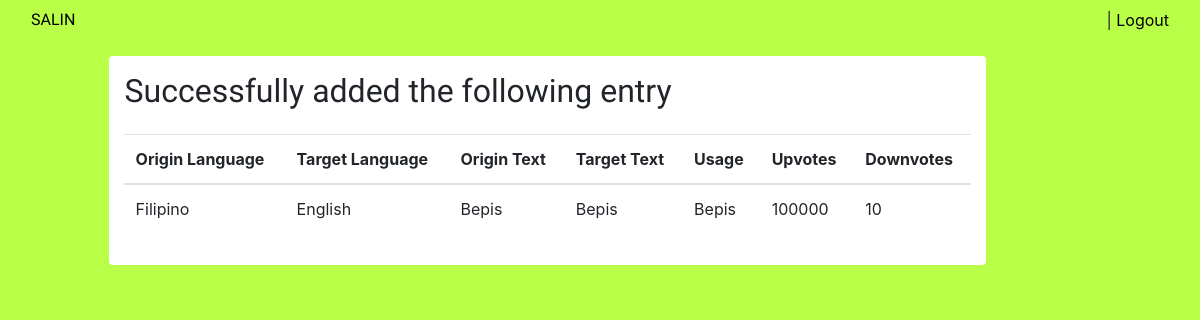
Page /translation/17/ on the earlier database version.
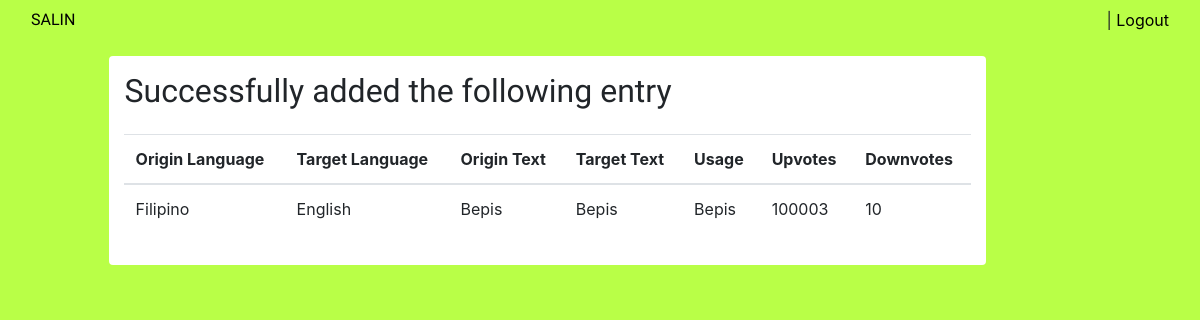
Same page on the later database version.
### translation/models.py (models this page shows)
class Translation(models.Model):
	origin_language = models. CharField(max_length = 250, default='Filipino')
	target_language = models. CharField(max_length = 250, default='English')
	origin_text = models. CharField(max_length = 250, default='')
	target_text = models. CharField(max_length = 250, default='')
	context_examples = models. CharField(max_length = 500, default='')
	upvotes = models.IntegerField(default=0)
	downvotes = models.IntegerField(default=0)

### translation/views.py (the view)
# urls.py: url(r'^', include('translation.urls')),
def translation(request, id=id):
    translation = Translation.objects.get(id=id)
    return render(request, 'translation/translation.html', {'translation': translation})

### translation/templates/translation/translation.html
{% extends 'base.html'%}
{% block content %}
<div class='container-fluid scrollable'>
    <div class='row salin-green navbar'>
        <div class='col capriola text-dark'>
        <a href="{% url 'home' %}"> SALIN</a>
        </div>
        <div class='col text-right'>
            <p class='mb-0'>
            <a href="{% url 'dashboard' %}">{{ user.username }}</a> |
            <a href="{% url 'logout' %}">Logout</a>
            </p>
        </div>
    </div>
    <div class='container bg-white off-center-container-list rounded mt-3 mr-6 mb-4 pb-3 pt-3'>
        <div class='row pl-3 mb-3 quicksand'>
            <h2>
                Successfully added the following entry
            </h2>
        </div>
        <table class='table table striped'>
            <thead class=''>
            <tr>
                <th>Origin Language</th>
                <th>Target Language</th>
                <th>Origin Text</th>
                <th>Target Text</th>
                <th>Usage</th>
                <th>Upvotes</th>
                <th>Downvotes</th>
            </tr>
            </thead>
            <tbody>
                <tr>
                    <td> {{ translation.origin_language }} </td>
                    <td> {{ translation.target_language }} </td>
                    <td> {{ translation.origin_text }} </td>
                    <td> {{ translation.target_text }} </td>
                    <td> {{ translation.context_examples }} </td>
                    <td> {{ translation.upvotes }} </td>
                    <td> {{ translation.downvotes }} </td>
                </tr>
            </tbody>
        </table>
    </div>
</div>
{% endblock %}

Differences in the rows shown:
changed Translation "Filipino": upvotes "100000" → "100003"
